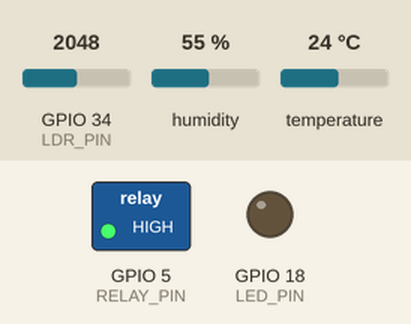
This sketch was run on a simulated ESP32. Shown: switched loads named in the sketch (green lamp = pin HIGH), output pins drawn as LEDs (lit = HIGH). Inputs (shaded band) come from the test bench; at power-on: GPIO 34 (LDR_PIN) = 2048, humidity 55 %, temperature 24 °C. WiFi joins after 1.5 s; servers stay silent unless stated; what the sketch prints to the serial monitor is not drawn.

Above: at 3.0 s.
3.1 s: GPIO 34 (LDR_PIN) set to 644
9.3 s: GPIO 34 (LDR_PIN) set to 534
At 11.0 s:
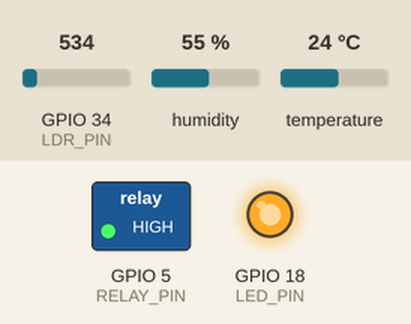
11.3 s: GPIO 34 (LDR_PIN) set to 640
At 12.6 s:
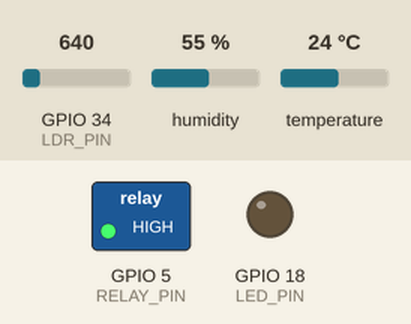
13.3 s: GPIO 34 (LDR_PIN) set to 560
At 15.0 s:
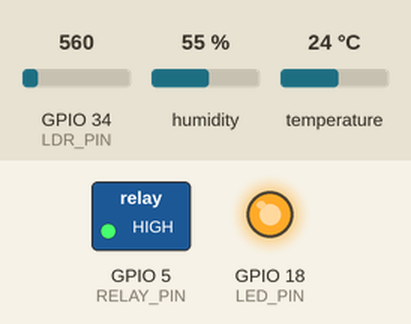
Timing chart, 0 to 16.3 s (numbered marks = the images above; inputs shaded):
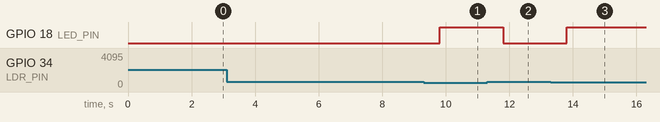

The sketch:

dc_dht_ldr_blynk.ino
```cpp
//#define BLYNK_TEMPLATE_ID "TMPL3jZm4pr3i"
//#define BLYNK_TEMPLATE_NAME "Smart home automation system"
//#define BLYNK_AUTH_TOKEN "Y2w0SFxuwpo6R49hVJfdee9i-zk_0Cap"
#define  BLYNK_AUTH_TOKEN "o0zhLvRmADkNmG7nrJ0cBuorRjMNsph6"
#define BLYNK_TEMPLATE_ID "TMPL3tNZWwYkE"
#define BLYNK_TEMPLATE_NAME "Smart IoT"
#include <WiFi.h>
#include <BlynkSimpleEsp32.h>
#include "DHT.h"

// Wi-Fi credentials
char ssid[] = "Broskii";
char pass[] = "saaakshi";

// Blynk auth
char auth[] = BLYNK_AUTH_TOKEN;

// Pin definitions
#define LDR_PIN 34
#define LED_PIN 18
#define RELAY_PIN 5  // GPIO for Relay module (Fan)

#define DHTPIN 4
#define DHTTYPE DHT11
DHT dht(DHTPIN, DHTTYPE);

// Virtual pins
#define LDR_VPIN V7
#define LED_STATUS_VPIN V8
#define FAN_CONTROL_VPIN V1
#define TEMP_VPIN V9
#define HUM_VPIN V10

#define TEMP_THRESHOLD 25.0  // Celsius

BlynkTimer timer;

// Read LDR and control LED based on light intensity
void readLDRandControlLED() {
  int ldrValue = analogRead(LDR_PIN);
  Serial.print("LDR Value: ");
  Serial.println(ldrValue);

  Blynk.virtualWrite(LDR_VPIN, ldrValue);

  if (ldrValue < 600) {
    digitalWrite(LED_PIN, HIGH);
    Blynk.virtualWrite(LED_STATUS_VPIN, 1);
    Serial.println("LED: ON");
  } else {
    digitalWrite(LED_PIN, LOW);
    Blynk.virtualWrite(LED_STATUS_VPIN, 0);
    Serial.println("LED: OFF");
  }
}

// Fan control from Blynk app switch
BLYNK_WRITE(FAN_CONTROL_VPIN) {
  int fanValue = param.asInt();  // 1 = ON, 0 = OFF

  if (fanValue == 1) {
    digitalWrite(RELAY_PIN, LOW);  // Relay ON (active LOW)
    Serial.println("Fan State: ON");
  } else {
    digitalWrite(RELAY_PIN, HIGH); // Relay OFF
    Serial.println("Fan State: OFF");
  }
}

// Read temperature & humidity and send to Blynk
void sendSensorData() {
  float temp = dht.readTemperature();
  float hum = dht.readHumidity();

  if (isnan(temp) || isnan(hum)) {
    Serial.println("Failed to read from DHT sensor!");
    return;
  }

  Serial.print("Temperature: ");
  Serial.print(temp);
  Serial.print(" °C\tHumidity: ");
  Serial.print(hum);
  Serial.println(" %");

  Blynk.virtualWrite(TEMP_VPIN, temp);
  Blynk.virtualWrite(HUM_VPIN, hum);

  if (temp > TEMP_THRESHOLD) {
    Blynk.logEvent("high_temp", "Temperature is high! Please turn ON the fan.");
  }
}

void setup() {
  Serial.begin(115200);

  pinMode(LED_PIN, OUTPUT);
  pinMode(LDR_PIN, INPUT);
  pinMode(RELAY_PIN, OUTPUT);
  digitalWrite(RELAY_PIN, HIGH);  // Ensure fan is off initially

  dht.begin();

  WiFi.begin(ssid, pass);
  while (WiFi.status() != WL_CONNECTED) {
    delay(500);
    Serial.print(".");
  }
  Serial.println("\nWiFi connected!");

  Blynk.begin(auth, ssid, pass);

  timer.setInterval(1000L, readLDRandControlLED);  // Every 1 second
  timer.setInterval(3000L, sendSensorData);        // Every 3 seconds
}

void loop() {
  Blynk.run();
  timer.run();
}
```

Measured:
- the behaviour switches between 600 and 599 on GPIO 34 (LDR_PIN) (found by bisection; images 0 and 1)
- after the input at 3.1 s, every drawn part: stays the same
- after the input at 9.3 s, GPIO 18 (LED_PIN): LOW → HIGH after 0.51 s
- after the input at 11.3 s, GPIO 18 (LED_PIN): HIGH → LOW after 0.51 s
- after the input at 13.3 s, GPIO 18 (LED_PIN): LOW → HIGH after 0.51 s
